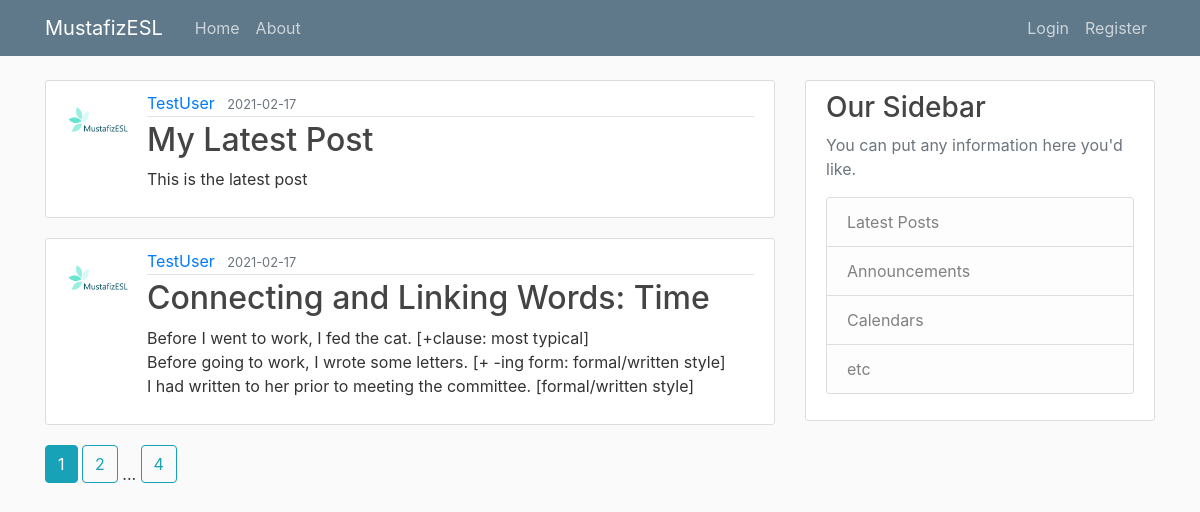
The page /home on the database its author committed.
### project/models.py (models this page shows, shortened)
class Post(db.Model):
	id = db.Column(db.Integer, primary_key=True)
	title = db.Column(db.String(100), nullable=False)
	date_posted = db.Column(db.DateTime, nullable=False, default=datetime.utcnow)
	content = db.Column(db.Text, nullable=False)
	user_id = db.Column(db.Integer, db.ForeignKey('user.id'), nullable=False)

class User(db.Model, UserMixin):
	id = db.Column(db.Integer, primary_key=True)
	username = db.Column(db.String(20), unique=True, nullable=False)
	email = db.Column(db.String(120), unique=True, nullable=False)
	image_file = db.Column(db.String(20), nullable=False, default='default.jpg')
	password = db.Column(db.String(60), nullable=False)
	posts = db.relationship('Post', backref='author', lazy=True)

### project/main/routes.py (the view)
@main.route("/")
@main.route("/home")
def home():
	page = request.args.get('page', 1, type=int)
	posts = Post.query.order_by(Post.date_posted.desc()).paginate(page=page, per_page=2)
	return render_template('home.html', posts=posts)

### project/templates/home.html
{% extends "layout.html" %}
{% block content %}
	{% for post in posts.items %}
		<article class="media content-section">
      <img class="rounded-circle article-img" src="{{ url_for('static', filename='profile_pics/' + post.author.image_file) }}">
      <div class="media-body">
        <div class="article-metadata">
          <a class="mr-2" href="{{ url_for('users.user_posts', username=post.author.username) }}">{{ post.author.username }}</a>
          <small class="text-muted">{{ post.date_posted.strftime('%Y-%m-%d') }}</small>
        </div>
        <h2><a class="article-title" href="{{ url_for('posts.post', post_id=post.id) }}">{{ post.title }}</a></h2>
        <p class="article-content">{{ post.content }}</p>
      </div>
    </article>
	{% endfor %}
  {% for page_num in posts.iter_pages(left_edge=1, right_edge=1, left_current=1, right_current=2) %}
    {% if page_num %}
      {% if posts.page == page_num %}
        <a class="btn btn-info mb-4" href="{{ url_for('main.home', page=page_num) }}">{{ page_num }}</a>
      {% else %}
        <a class="btn btn-outline-info mb-4" href="{{ url_for('main.home', page=page_num) }}">{{ page_num }}</a>
      {% endif %}
    {% else %}
      ...
    {% endif %}
  {% endfor %}
{% endblock content %}

### project/static/main.css (style rules this page uses)
body { background: #fafafa; color: #333333; margin-top: 5rem; }
h1, h2, h3, h4, h5, h6 { color: #444444; }
.content-section { background: #ffffff; padding: 10px 20px; border: 1px solid #dddddd; border-radius: 3px; margin-bottom: 20px; }
.article-title { color: #444444; }
.article-content { white-space: pre-line; }
.article-img { height: 65px; width: 65px; margin-right: 16px; }
.article-metadata { padding-bottom: 1px; margin-bottom: 4px; border-bottom: 1px solid #e3e3e3 }

### rows shown on the page
Post: image_file (picture), author.username "TestUser", date_posted "2021-02-17", title "My Latest Post", content "This is the latest post"
Post: image_file (picture), author.username "TestUser", date_posted "2021-02-17", title "Connecting and Linking Words: Time", content "Before I went to work, I fed the cat. [+clause: most typical] Before going to work, I wrote some letters. [+ -ing form: formal/written style] I had written to her prior to meeting the committee. [formal/written style]"

### other values the page prints
{{ page_num }} "1"
{{ page_num }} "2" "4"
